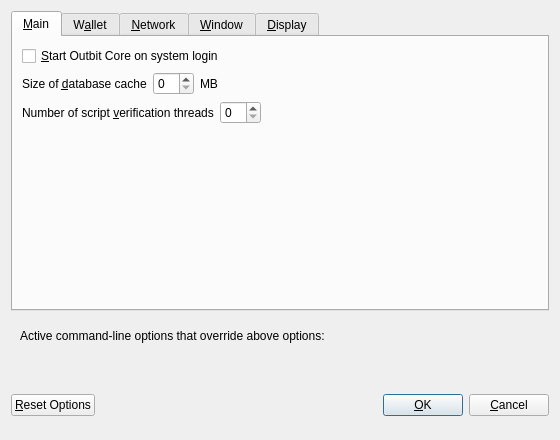
<?xml version="1.0" encoding="UTF-8"?>
<ui version="4.0">
 <class>OptionsDialog</class>
 <widget class="QDialog" name="OptionsDialog">
  <property name="geometry">
   <rect>
    <x>0</x>
    <y>0</y>
    <width>560</width>
    <height>440</height>
   </rect>
  </property>
  <property name="windowTitle">
   <string>Options</string>
  </property>
  <property name="modal">
   <bool>true</bool>
  </property>
  <layout class="QVBoxLayout" name="verticalLayout">
   <item>
    <widget class="QTabWidget" name="tabWidget">
     <property name="currentIndex">
      <number>0</number>
     </property>
     <widget class="QWidget" name="tabMain">
      <attribute name="title">
       <string>&amp;Main</string>
      </attribute>
      <layout class="QVBoxLayout" name="verticalLayout_Main">
       <item>
        <widget class="QCheckBox" name="outbitAtStartup">
         <property name="toolTip">
          <string>Automatically start Outbit Core after logging in to the system.</string>
         </property>
         <property name="text">
          <string>&amp;Start Outbit Core on system login</string>
         </property>
        </widget>
       </item>
       <item>
        <layout class="QHBoxLayout" name="horizontalLayout_2_Main">
         <item>
          <widget class="QLabel" name="databaseCacheLabel">
           <property name="text">
            <string>Size of &amp;database cache</string>
           </property>
           <property name="textFormat">
            <enum>Qt::PlainText</enum>
           </property>
           <property name="buddy">
            <cstring>databaseCache</cstring>
           </property>
          </widget>
         </item>
         <item>
          <widget class="QSpinBox" name="databaseCache"/>
         </item>
         <item>
          <widget class="QLabel" name="databaseCacheUnitLabel">
           <property name="text">
            <string>MB</string>
           </property>
           <property name="textFormat">
            <enum>Qt::PlainText</enum>
           </property>
          </widget>
         </item>
         <item>
          <spacer name="horizontalSpacer_2_Main">
           <property name="orientation">
            <enum>Qt::Horizontal</enum>
           </property>
           <property name="sizeHint" stdset="0">
            <size>
             <width>40</width>
             <height>20</height>
            </size>
           </property>
          </spacer>
         </item>
        </layout>
       </item>
       <item>
        <layout class="QHBoxLayout" name="horizontalLayout_3_Main">
         <item>
          <widget class="QLabel" name="threadsScriptVerifLabel">
           <property name="text">
            <string>Number of script &amp;verification threads</string>
           </property>
           <property name="textFormat">
            <enum>Qt::PlainText</enum>
           </property>
           <property name="buddy">
            <cstring>threadsScriptVerif</cstring>
           </property>
          </widget>
         </item>
         <item>
          <widget class="QSpinBox" name="threadsScriptVerif">
           <property name="toolTip">
            <string>(0 = auto, &lt;0 = leave that many cores free)</string>
           </property>
          </widget>
         </item>
         <item>
          <spacer name="horizontalSpacer_3_Main">
           <property name="orientation">
            <enum>Qt::Horizontal</enum>
           </property>
           <property name="sizeHint" stdset="0">
            <size>
             <width>40</width>
             <height>20</height>
            </size>
           </property>
          </spacer>
         </item>
        </layout>
       </item>
       <item>
        <spacer name="verticalSpacer_Main">
         <property name="orientation">
          <enum>Qt::Vertical</enum>
         </property>
         <property name="sizeHint" stdset="0">
          <size>
           <width>20</width>
           <height>40</height>
          </size>
         </property>
        </spacer>
       </item>
      </layout>
     </widget>
     <widget class="QWidget" name="tabWallet">
      <attribute name="title">
       <string>W&amp;allet</string>
      </attribute>
      <layout class="QVBoxLayout" name="verticalLayout_Wallet">
       <item>
        <widget class="QGroupBox" name="groupBox">
         <property name="title">
          <string>Expert</string>
         </property>
         <layout class="QVBoxLayout" name="verticalLayout_2">
          <item>
           <widget class="QCheckBox" name="coinControlFeatures">
            <property name="toolTip">
             <string>Whether to show coin control features or not.</string>
            </property>
            <property name="text">
             <string>Enable coin &amp;control features</string>
            </property>
           </widget>
          </item>
          <item>
           <widget class="QCheckBox" name="spendZeroConfChange">
            <property name="toolTip">
             <string>If you disable the spending of unconfirmed change, the change from a transaction cannot be used until that transaction has at least one confirmation. This also affects how your balance is computed.</string>
            </property>
            <property name="text">
             <string>&amp;Spend unconfirmed change</string>
            </property>
           </widget>
          </item>
         </layout>
        </widget>
       </item>
       <item>
        <spacer name="verticalSpacer_Wallet">
         <property name="orientation">
          <enum>Qt::Vertical</enum>
         </property>
         <property name="sizeHint" stdset="0">
          <size>
           <width>20</width>
           <height>40</height>
          </size>
         </property>
        </spacer>
       </item>
      </layout>
     </widget>
     <widget class="QWidget" name="tabNetwork">
      <attribute name="title">
       <string>&amp;Network</string>
      </attribute>
      <layout class="QVBoxLayout" name="verticalLayout_Network">
       <item>
        <widget class="QCheckBox" name="mapPortUpnp">
         <property name="toolTip">
          <string>Automatically open the Outbit client port on the router. This only works when your router supports UPnP and it is enabled.</string>
         </property>
         <property name="text">
          <string>Map port using &amp;UPnP</string>
         </property>
        </widget>
       </item>
       <item>
        <widget class="QCheckBox" name="allowIncoming">
         <property name="toolTip">
          <string>Accept connections from outside</string>
         </property>
         <property name="text">
          <string>Allow incoming connections</string>
         </property>
        </widget>
       </item>
       <item>
        <widget class="QCheckBox" name="connectSocks">
         <property name="toolTip">
          <string>Connect to the Outbit network through a SOCKS5 proxy.</string>
         </property>
         <property name="text">
          <string>&amp;Connect through SOCKS5 proxy (default proxy):</string>
         </property>
        </widget>
       </item>
       <item>
        <layout class="QHBoxLayout" name="horizontalLayout_1_Network">
         <item>
          <widget class="QLabel" name="proxyIpLabel">
           <property name="text">
            <string>Proxy &amp;IP:</string>
           </property>
           <property name="textFormat">
            <enum>Qt::PlainText</enum>
           </property>
           <property name="buddy">
            <cstring>proxyIp</cstring>
           </property>
          </widget>
         </item>
         <item>
          <widget class="QValidatedLineEdit" name="proxyIp">
           <property name="minimumSize">
            <size>
             <width>140</width>
             <height>0</height>
            </size>
           </property>
           <property name="maximumSize">
            <size>
             <width>140</width>
             <height>16777215</height>
            </size>
           </property>
           <property name="toolTip">
            <string>IP address of the proxy (e.g. IPv4: 127.0.0.1 / IPv6: ::1)</string>
           </property>
          </widget>
         </item>
         <item>
          <widget class="QLabel" name="proxyPortLabel">
           <property name="text">
            <string>&amp;Port:</string>
           </property>
           <property name="textFormat">
            <enum>Qt::PlainText</enum>
           </property>
           <property name="buddy">
            <cstring>proxyPort</cstring>
           </property>
          </widget>
         </item>
         <item>
          <widget class="QLineEdit" name="proxyPort">
           <property name="minimumSize">
            <size>
             <width>55</width>
             <height>0</height>
            </size>
           </property>
           <property name="maximumSize">
            <size>
             <width>55</width>
             <height>16777215</height>
            </size>
           </property>
           <property name="toolTip">
            <string>Port of the proxy (e.g. 9050)</string>
           </property>
          </widget>
         </item>
         <item>
          <spacer name="horizontalSpacer_1_Network">
           <property name="orientation">
            <enum>Qt::Horizontal</enum>
           </property>
           <property name="sizeHint" stdset="0">
            <size>
             <width>40</width>
             <height>20</height>
            </size>
           </property>
          </spacer>
         </item>
        </layout>
       </item>
       <item>
        <layout class="QHBoxLayout" name="horizontalLayout_2_Network">
         <item>
          <widget class="QLabel" name="proxyActiveNets">
           <property name="text">
            <string>Used for reaching peers via:</string>
           </property>
           <property name="textFormat">
            <enum>Qt::PlainText</enum>
           </property>
          </widget>
         </item>
         <item>
          <widget class="QCheckBox" name="proxyReachIPv4">
           <property name="enabled">
            <bool>false</bool>
           </property>
           <property name="toolTip">
            <string>Shows, if the supplied default SOCKS5 proxy is used to reach peers via this network type.</string>
           </property>
           <property name="text">
            <string/>
           </property>
          </widget>
         </item>
         <item>
          <widget class="QLabel" name="proxyReachIPv4Label">
           <property name="text">
            <string>IPv4</string>
           </property>
           <property name="textFormat">
            <enum>Qt::PlainText</enum>
           </property>
          </widget>
         </item>
         <item>
          <widget class="QCheckBox" name="proxyReachIPv6">
           <property name="enabled">
            <bool>false</bool>
           </property>
           <property name="toolTip">
            <string>Shows, if the supplied default SOCKS5 proxy is used to reach peers via this network type.</string>
           </property>
           <property name="text">
            <string/>
           </property>
          </widget>
         </item>
         <item>
          <widget class="QLabel" name="proxyReachIPv6Label">
           <property name="text">
            <string>IPv6</string>
           </property>
           <property name="textFormat">
            <enum>Qt::PlainText</enum>
           </property>
          </widget>
         </item>
         <item>
          <widget class="QCheckBox" name="proxyReachTor">
           <property name="enabled">
            <bool>false</bool>
           </property>
           <property name="toolTip">
            <string>Shows, if the supplied default SOCKS5 proxy is used to reach peers via this network type.</string>
           </property>
           <property name="text">
            <string/>
           </property>
          </widget>
         </item>
         <item>
          <widget class="QLabel" name="proxyReachTorLabel">
           <property name="text">
            <string>Tor</string>
           </property>
           <property name="textFormat">
            <enum>Qt::PlainText</enum>
           </property>
          </widget>
         </item>
         <item>
          <spacer name="horizontalSpacer_2_Network">
           <property name="orientation">
            <enum>Qt::Horizontal</enum>
           </property>
           <property name="sizeHint" stdset="0">
            <size>
             <width>40</width>
             <height>20</height>
            </size>
           </property>
          </spacer>
         </item>
        </layout>
       </item>
       <item>
        <widget class="QCheckBox" name="connectSocksTor">
         <property name="toolTip">
          <string>Connect to the Outbit network through a separate SOCKS5 proxy for Tor hidden services.</string>
         </property>
         <property name="text">
          <string>Use separate SOCKS5 proxy to reach peers via Tor hidden services:</string>
         </property>
        </widget>
       </item>
       <item>
        <layout class="QHBoxLayout" name="horizontalLayout_3_Network">
         <item>
          <widget class="QLabel" name="proxyIpTorLabel">
           <property name="text">
            <string>Proxy &amp;IP:</string>
           </property>
           <property name="textFormat">
            <enum>Qt::PlainText</enum>
           </property>
           <property name="buddy">
            <cstring>proxyIpTor</cstring>
           </property>
          </widget>
         </item>
         <item>
          <widget class="QValidatedLineEdit" name="proxyIpTor">
           <property name="minimumSize">
            <size>
             <width>140</width>
             <height>0</height>
            </size>
           </property>
           <property name="maximumSize">
            <size>
             <width>140</width>
             <height>16777215</height>
            </size>
           </property>
           <property name="toolTip">
            <string>IP address of the proxy (e.g. IPv4: 127.0.0.1 / IPv6: ::1)</string>
           </property>
          </widget>
         </item>
         <item>
          <widget class="QLabel" name="proxyPortTorLabel">
           <property name="text">
            <string>&amp;Port:</string>
           </property>
           <property name="textFormat">
            <enum>Qt::PlainText</enum>
           </property>
           <property name="buddy">
            <cstring>proxyPortTor</cstring>
           </property>
          </widget>
         </item>
         <item>
          <widget class="QLineEdit" name="proxyPortTor">
           <property name="minimumSize">
            <size>
             <width>55</width>
             <height>0</height>
            </size>
           </property>
           <property name="maximumSize">
            <size>
             <width>55</width>
             <height>16777215</height>
            </size>
           </property>
           <property name="toolTip">
            <string>Port of the proxy (e.g. 9050)</string>
           </property>
          </widget>
         </item>
         <item>
          <spacer name="horizontalSpacer_4_Network">
           <property name="orientation">
            <enum>Qt::Horizontal</enum>
           </property>
           <property name="sizeHint" stdset="0">
            <size>
             <width>40</width>
             <height>20</height>
            </size>
           </property>
          </spacer>
         </item>
        </layout>
       </item>
       <item>
        <spacer name="verticalSpacer_Network">
         <property name="orientation">
          <enum>Qt::Vertical</enum>
         </property>
         <property name="sizeHint" stdset="0">
          <size>
           <width>20</width>
           <height>40</height>
          </size>
         </property>
        </spacer>
       </item>
      </layout>
     </widget>
     <widget class="QWidget" name="tabWindow">
      <attribute name="title">
       <string>&amp;Window</string>
      </attribute>
      <layout class="QVBoxLayout" name="verticalLayout_Window">
       <item>
        <widget class="QCheckBox" name="minimizeToTray">
         <property name="toolTip">
          <string>Show only a tray icon after minimizing the window.</string>
         </property>
         <property name="text">
          <string>&amp;Minimize to the tray instead of the taskbar</string>
         </property>
        </widget>
       </item>
       <item>
        <widget class="QCheckBox" name="minimizeOnClose">
         <property name="toolTip">
          <string>Minimize instead of exit the application when the window is closed. When this option is enabled, the application will be closed only after selecting Exit in the menu.</string>
         </property>
         <property name="text">
          <string>M&amp;inimize on close</string>
         </property>
        </widget>
       </item>
       <item>
        <spacer name="verticalSpacer_Window">
         <property name="orientation">
          <enum>Qt::Vertical</enum>
         </property>
         <property name="sizeHint" stdset="0">
          <size>
           <width>20</width>
           <height>40</height>
          </size>
         </property>
        </spacer>
       </item>
      </layout>
     </widget>
     <widget class="QWidget" name="tabDisplay">
      <attribute name="title">
       <string>&amp;Display</string>
      </attribute>
      <layout class="QVBoxLayout" name="verticalLayout_Display">
       <item>
        <layout class="QHBoxLayout" name="horizontalLayout_1_Display">
         <item>
          <widget class="QLabel" name="langLabel">
           <property name="text">
            <string>User Interface &amp;language:</string>
           </property>
           <property name="textFormat">
            <enum>Qt::PlainText</enum>
           </property>
           <property name="buddy">
            <cstring>lang</cstring>
           </property>
          </widget>
         </item>
         <item>
          <widget class="QValueComboBox" name="lang">
           <property name="toolTip">
            <string>The user interface language can be set here. This setting will take effect after restarting Outbit Core.</string>
           </property>
          </widget>
         </item>
        </layout>
       </item>
       <item>
        <layout class="QHBoxLayout" name="horizontalLayout_2_Display">
         <item>
          <widget class="QLabel" name="unitLabel">
           <property name="text">
            <string>&amp;Unit to show amounts in:</string>
           </property>
           <property name="textFormat">
            <enum>Qt::PlainText</enum>
           </property>
           <property name="buddy">
            <cstring>unit</cstring>
           </property>
          </widget>
         </item>
         <item>
          <widget class="QValueComboBox" name="unit">
           <property name="toolTip">
            <string>Choose the default subdivision unit to show in the interface and when sending coins.</string>
           </property>
          </widget>
         </item>
        </layout>
       </item>
       <item>
        <layout class="QHBoxLayout" name="horizontalLayout_3_Display">
         <item>
          <widget class="QLabel" name="thirdPartyTxUrlsLabel">
           <property name="toolTip">
            <string>Third party URLs (e.g. a block explorer) that appear in the transactions tab as context menu items. %s in the URL is replaced by transaction hash. Multiple URLs are separated by vertical bar |.</string>
           </property>
           <property name="text">
            <string>Third party transaction URLs</string>
           </property>
           <property name="buddy">
            <cstring>thirdPartyTxUrls</cstring>
           </property>
          </widget>
         </item>
         <item>
          <widget class="QLineEdit" name="thirdPartyTxUrls">
           <property name="toolTip">
            <string>Third party URLs (e.g. a block explorer) that appear in the transactions tab as context menu items. %s in the URL is replaced by transaction hash. Multiple URLs are separated by vertical bar |.</string>
           </property>
          </widget>
         </item>
        </layout>
       </item>
       <item>
        <spacer name="verticalSpacer_Display">
         <property name="orientation">
          <enum>Qt::Vertical</enum>
         </property>
         <property name="sizeHint" stdset="0">
          <size>
           <width>20</width>
           <height>40</height>
          </size>
         </property>
        </spacer>
       </item>
      </layout>
     </widget>
    </widget>
   </item>
   <item>
    <widget class="QFrame" name="frame">
     <layout class="QVBoxLayout" name="verticalLayout_Bottom">
      <item>
       <layout class="QHBoxLayout" name="horizontalLayout_Bottom">
        <item>
         <widget class="QLabel" name="overriddenByCommandLineInfoLabel">
          <property name="text">
           <string>Active command-line options that override above options:</string>
          </property>
          <property name="textFormat">
           <enum>Qt::PlainText</enum>
          </property>
         </widget>
        </item>
        <item>
         <spacer name="horizontalSpacer_Bottom">
          <property name="orientation">
           <enum>Qt::Horizontal</enum>
          </property>
          <property name="sizeHint" stdset="0">
           <size>
            <width>40</width>
            <height>20</height>
           </size>
          </property>
         </spacer>
        </item>
       </layout>
      </item>
      <item>
       <widget class="QLabel" name="overriddenByCommandLineLabel">
        <property name="text">
         <string/>
        </property>
        <property name="textFormat">
         <enum>Qt::PlainText</enum>
        </property>
        <property name="wordWrap">
         <bool>true</bool>
        </property>
       </widget>
      </item>
     </layout>
    </widget>
   </item>
   <item>
    <layout class="QHBoxLayout" name="horizontalLayout_Buttons">
     <item>
      <widget class="QPushButton" name="resetButton">
       <property name="toolTip">
        <string>Reset all client options to default.</string>
       </property>
       <property name="text">
        <string>&amp;Reset Options</string>
       </property>
       <property name="autoDefault">
        <bool>false</bool>
       </property>
      </widget>
     </item>
     <item>
      <spacer name="horizontalSpacer_1">
       <property name="orientation">
        <enum>Qt::Horizontal</enum>
       </property>
       <property name="sizeHint" stdset="0">
        <size>
         <width>40</width>
         <height>48</height>
        </size>
       </property>
      </spacer>
     </item>
     <item>
      <widget class="QLabel" name="statusLabel">
       <property name="minimumSize">
        <size>
         <width>200</width>
         <height>0</height>
        </size>
       </property>
       <property name="font">
        <font>
         <weight>75</weight>
         <bold>true</bold>
        </font>
       </property>
       <property name="text">
        <string/>
       </property>
       <property name="textFormat">
        <enum>Qt::PlainText</enum>
       </property>
       <property name="wordWrap">
        <bool>true</bool>
       </property>
      </widget>
     </item>
     <item>
      <spacer name="horizontalSpacer_2">
       <property name="orientation">
        <enum>Qt::Horizontal</enum>
       </property>
       <property name="sizeHint" stdset="0">
        <size>
         <width>40</width>
         <height>48</height>
        </size>
       </property>
      </spacer>
     </item>
     <item>
      <widget class="QPushButton" name="okButton">
       <property name="text">
        <string>&amp;OK</string>
       </property>
       <property name="autoDefault">
        <bool>false</bool>
       </property>
       <property name="default">
        <bool>true</bool>
       </property>
      </widget>
     </item>
     <item>
      <widget class="QPushButton" name="cancelButton">
       <property name="text">
        <string>&amp;Cancel</string>
       </property>
       <property name="autoDefault">
        <bool>false</bool>
       </property>
      </widget>
     </item>
    </layout>
   </item>
  </layout>
 </widget>
 <customwidgets>
  <customwidget>
   <class>QValidatedLineEdit</class>
   <extends>QLineEdit</extends>
   <header>qvalidatedlineedit.h</header>
  </customwidget>
  <customwidget>
   <class>QValueComboBox</class>
   <extends>QComboBox</extends>
   <header>qvaluecombobox.h</header>
  </customwidget>
 </customwidgets>
 <resources/>
 <connections/>
</ui>
